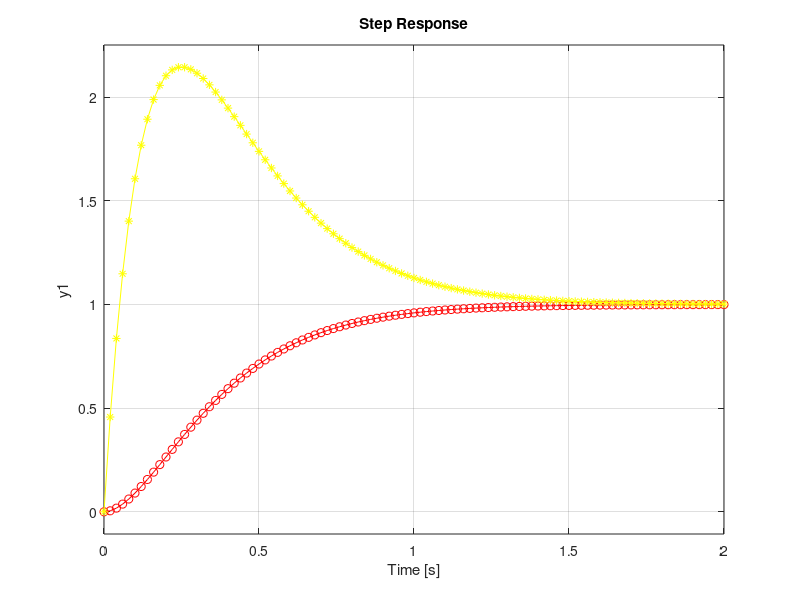

Here is the MATLAB script that generated this plot: (Note: this script raises an error after producing the figure.)
%%function e^t

t=-1:0.1:5;

plot(t, exp(-t)); grid on;
hold on;
t=-5:0.1:1;
plot(t, exp(t)); grid on;
legend('e^-t','e^t')

%% sample 1st order
clear;

s = tf('s');

%Gs = (s+2)/((s+5));
Gs = 100/(s+100);
step(Gs);
grid on;

%figure;
%impulse(Gs);


% t = 0:0.1:2;
% u = t;
% u(:) = 1;  %step input
% figure;
% lsim(Gs,u,t);


%%  sample 2nd order
    clear all; clc;

    s = tf('s');
    
    Gs = 0.8*25/(s^2 + s + 25)
    
    step(Gs);
    hold on   
    %figure;
    %pzmap(Gs)
    
 
    [wn,zeta,p] = damp(Gs)  %access to wn, zeta, gain data   

%%  percentovershoot

    OS = 100*exp(-(zeta(1)*pi/sqrt(1-zeta(1)^2)))

%% settling time
    
    Ts = 4/(zeta(1)*wn(1))

%% peak time

    Tp = pi/(wn(1)*sqrt(1-zeta(1)^2))

%% Rise time

    Tr = 1.8/wn(1)

%% poles zeros, gain

    [z,p,k] = zpkdata(Gs, 'V')  %access to poles, zero, gain data

%% faster system //   poles to left
    
    wd = wn(1)*sqrt(1-zeta(1)^2)
    Gsfast = zpk([], [-2.5+j*wd, -2.5-j*wd], 25)


    step(Gsfast, 'b-o')

    [wn,zeta,p] = damp(Gsfast) 

%% higher order system ----------------------------------------------------------------
clear all; clc;

    s = tf('s');
    
    Gs = 1000/((s+5)*(s^2 + 20*s + 400)) %real pole  dominant
    
    [z,p,k] = zpkdata(Gs, 'V')
    
    step(Gs, 'g-o')
    hold on
    
    Gs2 = 1000/((s+5)*(s^2 + 2*s + 400)) %complex poles dominant
    
    [z,p,k] = zpkdata(Gs2, 'V')
    
    step(Gs2,  'b-o')

    % figure;
    % pzmap(Gs)
    % hold on
    % pzmap(Gs2)

%% effect of zeros

    s = tf('s');
    
    Gs = 25/(s^2 + 10*s + 25)
    
    step(Gs, 'r-o')
    
    hold on
    
    Gst = 25*(s+1)/(s^2 + 10*s + 25)
    
    step(Gst, 'y-*')
    
    step (Gs+Gsd, 'g-diamond') 
    
    legend('original poles', 'derivative', 'total')


%----- smaller zero
    % Gs = 25/(s^2 + 10*s + 25);
    % Gs2 = 25*(s+3)/(s^2 + 10*s + 25);
    % 
    % step(Gs, 'r-o')
    % hold on 
    % step(Gs2, 'g-diamond')
    % legend('no-zero', 'w/ zero' )



%% pole zero cancellation

    s = tf('s');
    
    Gs = 400*(s+4.99)/((s+5)*(s^2 + 20*s + 400))
    
    step(Gs, 'b-*')
    
    hold on
    
    Gs2nd = 400 /( (s^2 + 20*s + 400))
    
    step(Gs2nd, 'r-o')
    
    legend('original poles', '2nd order approximate' )
    
    
 %% non-minimum phase systems
 
    s = tf('s');
    
    Gs = -(s-5)/(s^2 + 2*s + 5)
    
    step(Gs, 'b-*')
 